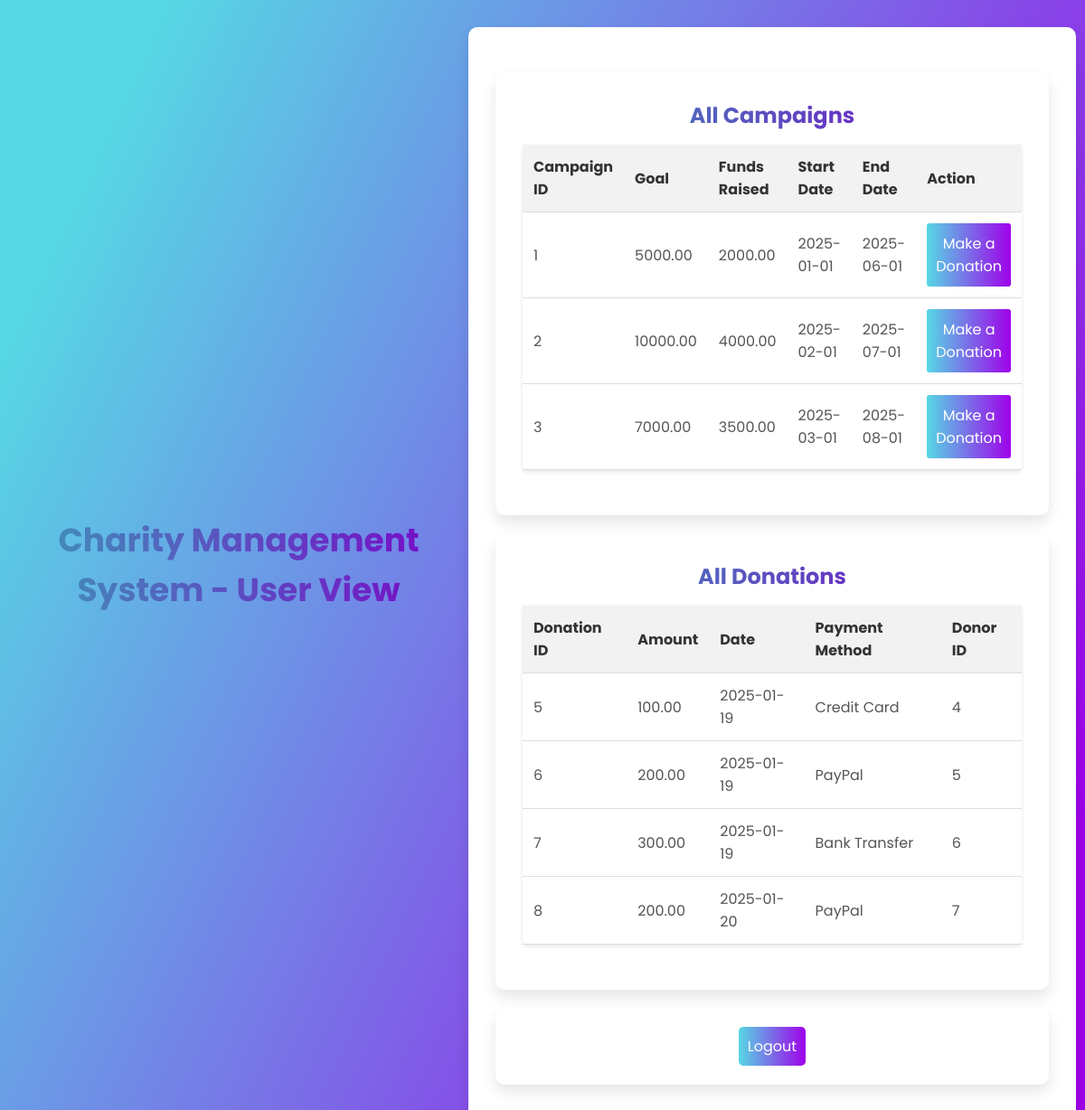
The page /user_view.php on the database its author committed.
### tables this page shows
CREATE TABLE `campaign` (
  `CampaignID` int(11) NOT NULL,
  `Goal` decimal(10,2) NOT NULL,
  `FundsRaised` decimal(10,2) DEFAULT 0.00,
  `StartDate` date NOT NULL,
  `EndDate` date NOT NULL
);

CREATE TABLE `donation` (
  `DonationID` int(11) NOT NULL,
  `Amount` decimal(10,2) NOT NULL,
  `Date` date NOT NULL,
  `PaymentMethod` varchar(50) DEFAULT NULL,
  `DonorID` int(11) NOT NULL,
  `CampaignID` int(11) NOT NULL
);

### user_view.php (the view, shortened to what this page needs)
<!DOCTYPE html>
<html lang="en">
<head>
    <link rel="stylesheet" href="view.css">
</head>
<body>
<h1>Charity Management System - User View</h1>
<div class="form-container">
    <div class="section">
        <h3>All Campaigns</h3>
        <?php
        include 'connection.php';
        $sql_campaigns = "SELECT * FROM campaign WHERE Goal != FundsRaised;";
        $result_campaigns = $conn->query($sql_campaigns);
        ?>
        <table>
        <thead>
            <tr>
                <th>Campaign ID</th>
                <th>Goal</th>
                <th>Funds Raised</th>
                <th>Start Date</th>
                <th>End Date</th>
                <th>Action</th>
            </tr>
        </thead>
        <tbody>
            <?php
            if ($result_campaigns->num_rows > 0) {
                while($row_campaign = $result_campaigns->fetch_assoc()) {
                    echo "<tr>
                            <td>" . $row_campaign["CampaignID"] . "</td>
                            <td>" . $row_campaign["Goal"] . "</td>
                            <td>" . $row_campaign["FundsRaised"] . "</td>
                            <td>" . $row_campaign["StartDate"] . "</td>
                            <td>" . $row_campaign["EndDate"] . "</td>
                            <td>
                                <a href='donate.php?campaign_id=" . $row_campaign["CampaignID"] . "' class='butt'>Make a Donation</a>
                            </td>
                          </tr>";
                }
            } else {
                echo "<tr><td colspan='6'>No campaigns found</td></tr>";
            }
            ?>
        </tbody>
    </table>
    </div>
    <div class="section">
        <h3>All Donations</h3>
        <?php
        $sql_donations = "SELECT * FROM donation";
        $result_donations = $conn->query($sql_donations);
        ?>
        <table>
            <thead>
                <tr>
                    <th>Donation ID</th>
                    <th>Amount</th>
                    <th>Date</th>
                    <th>Payment Method</th>
                    <th>Donor ID</th>
                </tr>
            </thead>
            <tbody>
                <?php
                if ($result_donations->num_rows > 0) {
                    while($row_donation = $result_donations->fetch_assoc()) {
                        echo "<tr>
                                <td>" . $row_donation["DonationID"] . "</td>
                                <td>" . $row_donation["Amount"] . "</td>
                                <td>" . $row_donation["Date"] . "</td>
                                <td>" . $row_donation["PaymentMethod"] . "</td>
                                <td>" . $row_donation["DonorID"] . "</td>
                              </tr>";
                    }
                } else {
                    echo "<tr><td colspan='5'>No donations found</td></tr>";
                }
                ?>
            </tbody>
        </table>
    </div>
    <div class="section">
        <a href="login.php" class="button">Logout</a>
    </div>
</div>
</body>
</html>

### view.css (style rules this page uses)
* { margin: 0; padding: 0; box-sizing: border-box; font-family: 'Poppins', sans-serif; }
body { display: flex; justify-content: center; align-items: center; min-height: 100vh; background: linear-gradient(115deg, #56d8e4 10%, #9f01ea 90%); padding: 10px; color: #333; font-size: 16px; }
h1 { text-align: center; font-size: 36px; background: linear-gradient(to right, #3c99b8, #7d00c9); -webkit-background-clip: text; -webkit-text-fill-color: transparent; margin-bottom: 30px; }
.form-container { width: 80%; max-width: 900px; background: #fff; border-radius: 10px; box-shadow: 0 8px 15px rgba(0, 0, 0, 0.1); padding: 30px; margin: 20px auto; }
table { width: 100%; border-collapse: collapse; margin-bottom: 20px; background: #fff; border-radius: 5px; box-shadow: 0 2px 5px rgba(0,0,0,0.1); }
th, td { padding: 12px; text-align: left; border-bottom: 1px solid #ddd; color: #555; }
th { background-color: #f2f2f2; color: #333; }
.butt { display: inline-block; padding: 10px; font-size: 16px; background: linear-gradient(to right, #56d8e4, #9f01ea); color: white; text-decoration: none; border-radius: 3px; text-align: center; transition: background 0.3s; }
.section { background: #fff; border-radius: 10px; box-shadow: 0 8px 15px rgba(0, 0, 0, 0.1); padding: 30px; margin: 20px auto; text-align: center; margin-top: 20px; }
.section h3 { font-size: 24px; margin-bottom: 15px; color: #333; background: linear-gradient(to right, #3c99b8, #7d00c9); -webkit-background-clip: text; -webkit-text-fill-color: transparent; }
.button { background: linear-gradient(to right, #56d8e4, #9f01ea); color: #fff; border: none; padding: 10px; font-size: 16px; cursor: pointer; transition: background 0.3s; border-radius: 5px; text-decoration: none; }

### rows shown on the page
campaign: CampaignID "1", Goal "5000.00", FundsRaised "2000.00", StartDate "2025-01-01", EndDate "2025-06-01"
campaign: CampaignID "2", Goal "10000.00", FundsRaised "4000.00", StartDate "2025-02-01", EndDate "2025-07-01"
campaign: CampaignID "3", Goal "7000.00", FundsRaised "3500.00", StartDate "2025-03-01", EndDate "2025-08-01"
donation: DonationID "5", Amount "100.00", Date "2025-01-19", PaymentMethod "Credit Card", DonorID "4"
donation: DonationID "6", Amount "200.00", Date "2025-01-19", PaymentMethod "PayPal", DonorID "5"
donation: DonationID "7", Amount "300.00", Date "2025-01-19", PaymentMethod "Bank Transfer", DonorID "6"
donation: DonationID "8", Amount "200.00", Date "2025-01-20", PaymentMethod "PayPal", DonorID "7"
